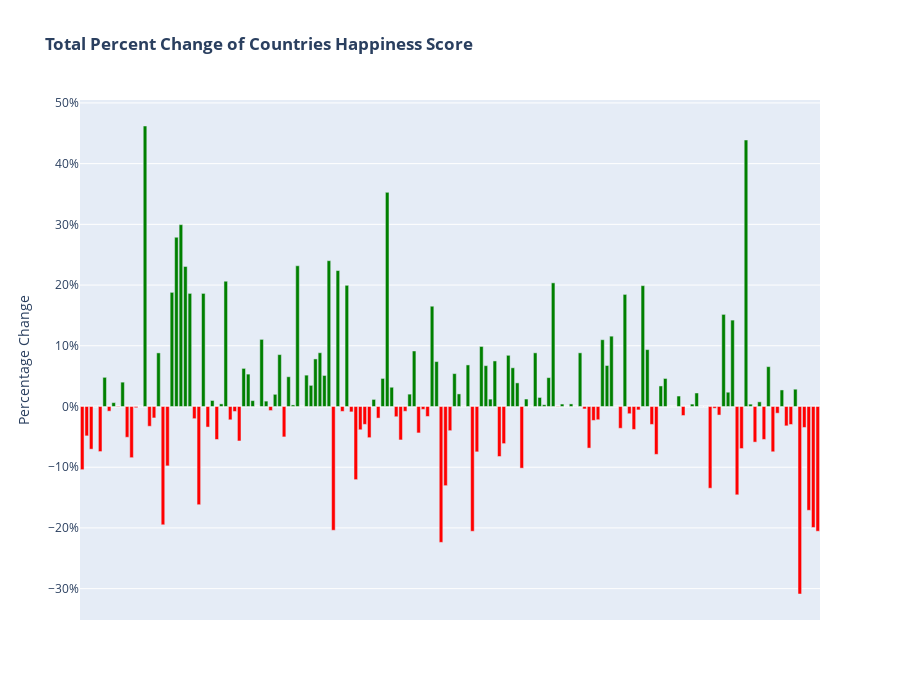

Notebook code cell kept with this figure:
### Code cell
#assign colors
bar_colors = []

for x in total_chs_co['Overall']:
    if x > 0: 
        bar_colors.append('green')
    else: 
        bar_colors.append('red')

#create bar chart of percent changes
fig = px.bar(total_chs_co, x= 'Country', y='Overall', color=bar_colors, color_discrete_map='identity', 
             title='<b>Total Percent Change of Countries Happiness Score', height=700)
fig.update_traces(hovertemplate='%{x}<br>%{y:,.2f}%')
fig.update_xaxes(categoryorder='category ascending', title=None, showticklabels=False)
fig.update_yaxes(title='Percentage Change', ticksuffix='%')
fig.show()

### Figure 1 — Plotly figure (JSON) as saved in the notebook; plotly's stock layout.template omitted (floating-point values rounded to 4 significant figures)
{"data": [{"alignmentgroup": "True", "hovertemplate": "%{x}<br>%{y:,.2f}%", "legendgroup": "", "marker": {"color": "red", "pattern": {"shape": ""}}, "name": "", "offsetgroup": "", "orientation": "v", "showlegend": false, "textposition": "auto", "type": "bar", "x": ["Afghanistan", "Albania", "Algeria", "Angola", "Argentina", "Australia", "Azerbaijan", "Bangladesh", "Belarus", "Belgium", "Belize", "Bhutan", "Bolivia", "Botswana", "Brazil", "Canada", "Central African Republic", "Chile", "Colombia", "Congo (Kinshasa)", "Costa Rica", "Croatia", "Djibouti", "Egypt", "Ethiopia", "Gambia", "Haiti", "Hong Kong", "Iceland", "India", "Indonesia", "Iran", "Iraq", "Israel", "Japan", "Jordan", "Kazakhstan", "Kuwait", "Kyrgyzstan", "Laos", "Lesotho", "Liberia", "Libya", "Macedonia", "Malawi", "Malaysia", "Mexico", "Moldova", "Mozambique", "Namibia", "Nigeria", "North Macedonia", "Oman", "Palestinian Territories", "Panama", "Paraguay", "Peru", "Puerto Rico", "Qatar", "Russia", "Rwanda", "Saudi Arabia", "Sierra Leone", "Singapore", "Somalia", "Somaliland Region", "South Korea", "South Sudan", "Sudan", "Suriname", "Swaziland", "Sweden", "Switzerland", "Tanzania", "Thailand", "Tunisia", "Turkmenistan", "Ukraine", "United Arab Emirates", "United States", "Uruguay", "Venezuela", "Vietnam", "Yemen", "Zambia", "Zimbabwe"], "xaxis": "x", "y": [-10.41, -4.84, -7.029, 0, -7.423, -0.7688, -0.07675, -5.07, -8.429, -0.2018, 0, -3.255, -1.885, -19.48, -9.781, -2.006, -16.18, -3.388, -5.435, -2.192, -0.8165, -5.678, 0, -0.6676, -5.009, 0, -20.39, -0.8038, -0.8861, -12.05, -3.834, -2.945, -5.131, -1.91, -1.687, -5.508, -0.7857, -4.353, -0.4729, -1.641, -22.38, -13.04, -3.98, 0, -20.55, -7.47, -8.237, -6.113, -10.16, 0, -0.05695, 0, 0, -0.403, -6.852, -2.297, -2.181, 0, -3.585, -1.19, -3.781, -0.5615, -2.951, -7.885, 0, 0, -1.487, 0, 0, 0, -13.46, -0.2852, -1.41, -14.55, -6.925, -5.866, -5.425, -7.456, -1.101, -3.189, -2.961, -30.88, -3.451, -17.1, -19.93, -20.54], "yaxis": "y"}, {"alignmentgroup": "True", "hovertemplate": "%{x}<br>%{y:,.2f}%", "legendgroup": "", "marker": {"color": "green", "pattern": {"shape": ""}}, "name": "", "offsetgroup": "", "orientation": "v", "showlegend": false, "textposition": "auto", "type": "bar", "x": ["Armenia", "Austria", "Bahrain", "Benin", "Bosnia and Herzegovina", "Bulgaria", "Burkina Faso", "Burundi", "Cambodia", "Cameroon", "Chad", "China", "Comoros", "Congo (Brazzaville)", "Cyprus", "Czech Republic", "Denmark", "Dominican Republic", "Ecuador", "El Salvador", "Estonia", "Finland", "France", "Gabon", "Georgia", "Germany", "Ghana", "Greece", "Guatemala", "Guinea", "Honduras", "Hungary", "Ireland", "Italy", "Ivory Coast", "Jamaica", "Kenya", "Kosovo", "Latvia", "Lebanon", "Lithuania", "Luxembourg", "Madagascar", "Mali", "Malta", "Mauritania", "Mauritius", "Mongolia", "Montenegro", "Morocco", "Myanmar", "Nepal", "Netherlands", "New Zealand", "Nicaragua", "Niger", "North Cyprus", "Norway", "Pakistan", "Philippines", "Poland", "Portugal", "Romania", "Senegal", "Serbia", "Slovakia", "Slovenia", "South Africa", "Spain", "Sri Lanka", "Syria", "Taiwan", "Tajikistan", "Togo", "Trinidad and Tobago", "Turkey", "Uganda", "United Kingdom", "Uzbekistan"], "xaxis": "x", "y": [4.805, 0.6389, 4.01, 46.2, 8.83, 18.8, 27.88, 29.95, 23.07, 18.63, 18.63, 0.9922, 0.4297, 20.63, 6.275, 5.334, 0.9698, 11.05, 0.887, 2.007, 8.547, 4.901, 0.2586, 23.18, 5.166, 3.481, 7.835, 8.853, 5.112, 24.02, 22.39, 19.96, 1.167, 4.623, 35.27, 3.17, 2.037, 9.143, 16.52, 7.398, 5.417, 2.073, 6.846, 9.887, 6.728, 1.217, 7.504, 8.432, 6.375, 3.89, 1.231, 8.839, 1.491, 0.2882, 4.753, 20.36, 0.4039, 0.4254, 8.837, 11.0, 6.752, 11.58, 18.46, 19.9, 9.37, 3.386, 4.617, 1.723, 0.395, 2.224, 15.17, 2.35, 14.23, 43.89, 0.3891, 0.7689, 6.563, 2.723, 2.849], "yaxis": "y"}], "layout": {"barmode": "relative", "height": 700, "legend": {"tracegroupgap": 0}, "title": {"text": "<b>Total Percent Change of Countries Happiness Score"}, "xaxis": {"anchor": "y", "categoryorder": "category ascending", "domain": [0, 1], "showticklabels": false, "title": {}}, "yaxis": {"anchor": "x", "domain": [0, 1], "ticksuffix": "%", "title": {"text": "Percentage Change"}}}}
